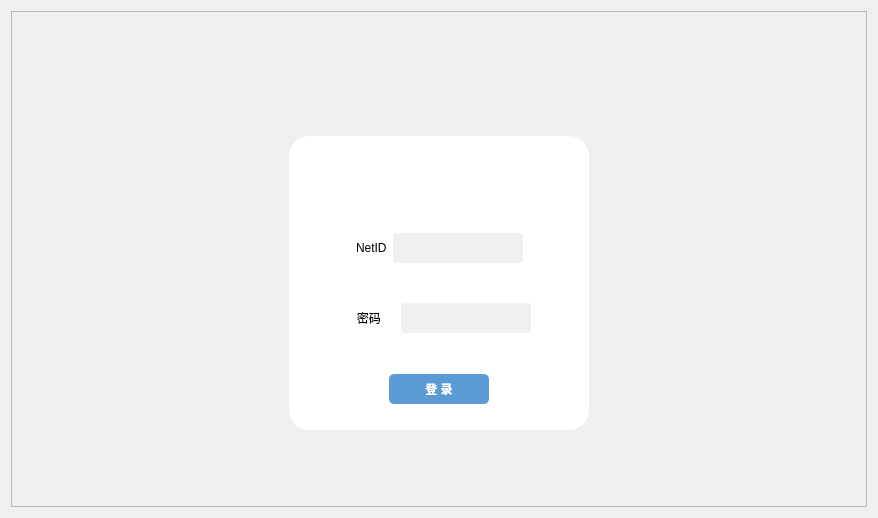
<?xml version="1.0" encoding="UTF-8"?>
<ui version="4.0">
 <class>frm_login</class>
 <widget class="QWidget" name="frm_login">
  <property name="geometry">
   <rect>
    <x>0</x>
    <y>0</y>
    <width>878</width>
    <height>518</height>
   </rect>
  </property>
  <property name="windowTitle">
   <string>登录界面</string>
  </property>
  <property name="styleSheet">
   <string notr="true"/>
  </property>
  <layout class="QVBoxLayout" name="verticalLayout_5">
   <item>
    <widget class="QFrame" name="frame">
     <property name="frameShape">
      <enum>QFrame::StyledPanel</enum>
     </property>
     <property name="frameShadow">
      <enum>QFrame::Raised</enum>
     </property>
     <layout class="QVBoxLayout" name="verticalLayout_4">
      <property name="spacing">
       <number>0</number>
      </property>
      <item>
       <widget class="QWidget" name="widget_5" native="true">
        <property name="sizePolicy">
         <sizepolicy hsizetype="Preferred" vsizetype="Fixed">
          <horstretch>0</horstretch>
          <verstretch>0</verstretch>
         </sizepolicy>
        </property>
        <layout class="QHBoxLayout" name="horizontalLayout_7">
         <item>
          <spacer name="horizontalSpacer_23">
           <property name="orientation">
            <enum>Qt::Horizontal</enum>
           </property>
           <property name="sizeType">
            <enum>QSizePolicy::Fixed</enum>
           </property>
           <property name="sizeHint" stdset="0">
            <size>
             <width>13</width>
             <height>17</height>
            </size>
           </property>
          </spacer>
         </item>
         <item>
          <widget class="QLabel" name="jwTitle_2">
           <property name="sizePolicy">
            <sizepolicy hsizetype="Preferred" vsizetype="Preferred">
             <horstretch>0</horstretch>
             <verstretch>0</verstretch>
            </sizepolicy>
           </property>
           <property name="minimumSize">
            <size>
             <width>0</width>
             <height>0</height>
            </size>
           </property>
           <property name="maximumSize">
            <size>
             <width>16777215</width>
             <height>16777215</height>
            </size>
           </property>
           <property name="font">
            <font>
             <pointsize>18</pointsize>
            </font>
           </property>
           <property name="styleSheet">
            <string notr="true"/>
           </property>
           <property name="text">
            <string/>
           </property>
          </widget>
         </item>
         <item>
          <widget class="QWidget" name="widget_8" native="true">
           <layout class="QHBoxLayout" name="horizontalLayout_10">
            <item>
             <widget class="QLabel" name="lbl_HeadPortrait">
              <property name="styleSheet">
               <string notr="true">font: 11pt &quot;Microsoft YaHei UI&quot;;</string>
              </property>
              <property name="text">
               <string/>
              </property>
             </widget>
            </item>
           </layout>
          </widget>
         </item>
        </layout>
       </widget>
      </item>
      <item>
       <widget class="QWidget" name="widget_7" native="true">
        <property name="styleSheet">
         <string notr="true">#widget_7{border-image:url(:/new/stu1/back2.png)}</string>
        </property>
        <layout class="QVBoxLayout" name="verticalLayout_3">
         <item>
          <spacer name="verticalSpacer_2">
           <property name="orientation">
            <enum>Qt::Vertical</enum>
           </property>
           <property name="sizeType">
            <enum>QSizePolicy::Preferred</enum>
           </property>
           <property name="sizeHint" stdset="0">
            <size>
             <width>20</width>
             <height>47</height>
            </size>
           </property>
          </spacer>
         </item>
         <item>
          <widget class="QWidget" name="widget_10" native="true">
           <property name="sizePolicy">
            <sizepolicy hsizetype="Preferred" vsizetype="Preferred">
             <horstretch>0</horstretch>
             <verstretch>0</verstretch>
            </sizepolicy>
           </property>
           <layout class="QHBoxLayout" name="horizontalLayout_5">
            <item>
             <spacer name="horizontalSpacer_9">
              <property name="orientation">
               <enum>Qt::Horizontal</enum>
              </property>
              <property name="sizeHint" stdset="0">
               <size>
                <width>237</width>
                <height>20</height>
               </size>
              </property>
             </spacer>
            </item>
            <item>
             <widget class="QWidget" name="widget" native="true">
              <property name="sizePolicy">
               <sizepolicy hsizetype="Preferred" vsizetype="Preferred">
                <horstretch>0</horstretch>
                <verstretch>0</verstretch>
               </sizepolicy>
              </property>
              <property name="minimumSize">
               <size>
                <width>0</width>
                <height>0</height>
               </size>
              </property>
              <property name="maximumSize">
               <size>
                <width>400</width>
                <height>300</height>
               </size>
              </property>
              <property name="styleSheet">
               <string notr="true">background-color: rgb(255, 255, 255);
border-radius: 20px; </string>
              </property>
              <layout class="QVBoxLayout" name="verticalLayout">
               <item>
                <widget class="QWidget" name="widget_9" native="true">
                 <property name="sizePolicy">
                  <sizepolicy hsizetype="Preferred" vsizetype="Preferred">
                   <horstretch>0</horstretch>
                   <verstretch>0</verstretch>
                  </sizepolicy>
                 </property>
                 <layout class="QHBoxLayout" name="horizontalLayout">
                  <item>
                   <spacer name="horizontalSpacer_7">
                    <property name="orientation">
                     <enum>Qt::Horizontal</enum>
                    </property>
                    <property name="sizeHint" stdset="0">
                     <size>
                      <width>40</width>
                      <height>20</height>
                     </size>
                    </property>
                   </spacer>
                  </item>
                  <item alignment="Qt::AlignHCenter|Qt::AlignVCenter">
                   <widget class="QLabel" name="LoginTitle">
                    <property name="styleSheet">
                     <string notr="true">font: 18pt &quot;华文琥珀&quot;;
color:rgb(91, 155, 213)
</string>
                    </property>
                    <property name="text">
                     <string/>
                    </property>
                   </widget>
                  </item>
                  <item>
                   <spacer name="horizontalSpacer_8">
                    <property name="orientation">
                     <enum>Qt::Horizontal</enum>
                    </property>
                    <property name="sizeHint" stdset="0">
                     <size>
                      <width>40</width>
                      <height>20</height>
                     </size>
                    </property>
                   </spacer>
                  </item>
                 </layout>
                </widget>
               </item>
               <item>
                <widget class="QWidget" name="widget_2" native="true">
                 <property name="sizePolicy">
                  <sizepolicy hsizetype="Preferred" vsizetype="Preferred">
                   <horstretch>0</horstretch>
                   <verstretch>0</verstretch>
                  </sizepolicy>
                 </property>
                 <layout class="QHBoxLayout" name="horizontalLayout_2">
                  <item>
                   <spacer name="horizontalSpacer">
                    <property name="orientation">
                     <enum>Qt::Horizontal</enum>
                    </property>
                    <property name="sizeHint" stdset="0">
                     <size>
                      <width>40</width>
                      <height>20</height>
                     </size>
                    </property>
                   </spacer>
                  </item>
                  <item>
                   <widget class="QLabel" name="userName">
                    <property name="sizePolicy">
                     <sizepolicy hsizetype="Preferred" vsizetype="Fixed">
                      <horstretch>0</horstretch>
                      <verstretch>0</verstretch>
                     </sizepolicy>
                    </property>
                    <property name="styleSheet">
                     <string notr="true">font: 12pt &quot;Microsoft YaHei UI&quot;;</string>
                    </property>
                    <property name="text">
                     <string>NetID</string>
                    </property>
                   </widget>
                  </item>
                  <item>
                   <widget class="QLineEdit" name="le_NetID">
                    <property name="sizePolicy">
                     <sizepolicy hsizetype="Preferred" vsizetype="Fixed">
                      <horstretch>0</horstretch>
                      <verstretch>0</verstretch>
                     </sizepolicy>
                    </property>
                    <property name="minimumSize">
                     <size>
                      <width>130</width>
                      <height>30</height>
                     </size>
                    </property>
                    <property name="maximumSize">
                     <size>
                      <width>16777215</width>
                      <height>30</height>
                     </size>
                    </property>
                    <property name="styleSheet">
                     <string notr="true">background-color: rgb(240, 240, 240);
border-radius:3px</string>
                    </property>
                   </widget>
                  </item>
                  <item>
                   <spacer name="horizontalSpacer_2">
                    <property name="orientation">
                     <enum>Qt::Horizontal</enum>
                    </property>
                    <property name="sizeHint" stdset="0">
                     <size>
                      <width>40</width>
                      <height>20</height>
                     </size>
                    </property>
                   </spacer>
                  </item>
                 </layout>
                </widget>
               </item>
               <item>
                <widget class="QWidget" name="widget_4" native="true">
                 <property name="sizePolicy">
                  <sizepolicy hsizetype="Preferred" vsizetype="Preferred">
                   <horstretch>0</horstretch>
                   <verstretch>0</verstretch>
                  </sizepolicy>
                 </property>
                 <layout class="QHBoxLayout" name="horizontalLayout_3">
                  <property name="spacing">
                   <number>6</number>
                  </property>
                  <item>
                   <spacer name="horizontalSpacer_4">
                    <property name="orientation">
                     <enum>Qt::Horizontal</enum>
                    </property>
                    <property name="sizeHint" stdset="0">
                     <size>
                      <width>40</width>
                      <height>20</height>
                     </size>
                    </property>
                   </spacer>
                  </item>
                  <item>
                   <widget class="QLabel" name="pwd">
                    <property name="sizePolicy">
                     <sizepolicy hsizetype="Fixed" vsizetype="Fixed">
                      <horstretch>0</horstretch>
                      <verstretch>0</verstretch>
                     </sizepolicy>
                    </property>
                    <property name="minimumSize">
                     <size>
                      <width>48</width>
                      <height>0</height>
                     </size>
                    </property>
                    <property name="styleSheet">
                     <string notr="true">font: 12pt &quot;Microsoft YaHei UI&quot;;</string>
                    </property>
                    <property name="text">
                     <string>   密码</string>
                    </property>
                   </widget>
                  </item>
                  <item>
                   <widget class="QLineEdit" name="le_Pwd">
                    <property name="sizePolicy">
                     <sizepolicy hsizetype="Preferred" vsizetype="Fixed">
                      <horstretch>0</horstretch>
                      <verstretch>0</verstretch>
                     </sizepolicy>
                    </property>
                    <property name="minimumSize">
                     <size>
                      <width>130</width>
                      <height>30</height>
                     </size>
                    </property>
                    <property name="maximumSize">
                     <size>
                      <width>16777215</width>
                      <height>30</height>
                     </size>
                    </property>
                    <property name="styleSheet">
                     <string notr="true">background-color: rgb(240, 240, 240);
border-radius:3px</string>
                    </property>
                    <property name="text">
                     <string extracomment="密码"/>
                    </property>
                   </widget>
                  </item>
                  <item>
                   <spacer name="horizontalSpacer_3">
                    <property name="orientation">
                     <enum>Qt::Horizontal</enum>
                    </property>
                    <property name="sizeHint" stdset="0">
                     <size>
                      <width>40</width>
                      <height>20</height>
                     </size>
                    </property>
                   </spacer>
                  </item>
                 </layout>
                </widget>
               </item>
               <item>
                <widget class="QWidget" name="widget_6" native="true">
                 <property name="sizePolicy">
                  <sizepolicy hsizetype="Preferred" vsizetype="Preferred">
                   <horstretch>0</horstretch>
                   <verstretch>0</verstretch>
                  </sizepolicy>
                 </property>
                 <layout class="QHBoxLayout" name="horizontalLayout_4">
                  <item>
                   <spacer name="horizontalSpacer_5">
                    <property name="orientation">
                     <enum>Qt::Horizontal</enum>
                    </property>
                    <property name="sizeHint" stdset="0">
                     <size>
                      <width>40</width>
                      <height>20</height>
                     </size>
                    </property>
                   </spacer>
                  </item>
                  <item>
                   <widget class="QPushButton" name="btn_Login">
                    <property name="sizePolicy">
                     <sizepolicy hsizetype="Fixed" vsizetype="Fixed">
                      <horstretch>0</horstretch>
                      <verstretch>0</verstretch>
                     </sizepolicy>
                    </property>
                    <property name="minimumSize">
                     <size>
                      <width>100</width>
                      <height>30</height>
                     </size>
                    </property>
                    <property name="cursor">
                     <cursorShape>OpenHandCursor</cursorShape>
                    </property>
                    <property name="styleSheet">
                     <string notr="true">background-color:rgb(91, 155, 213);
color:rgb(255, 255, 255);
font: 12pt &quot;幼圆&quot;;
font-weight: bold;
border-radius: 5px; </string>
                    </property>
                    <property name="text">
                     <string>登 录</string>
                    </property>
                   </widget>
                  </item>
                  <item>
                   <spacer name="horizontalSpacer_6">
                    <property name="orientation">
                     <enum>Qt::Horizontal</enum>
                    </property>
                    <property name="sizeHint" stdset="0">
                     <size>
                      <width>40</width>
                      <height>20</height>
                     </size>
                    </property>
                   </spacer>
                  </item>
                 </layout>
                </widget>
               </item>
              </layout>
             </widget>
            </item>
            <item>
             <spacer name="horizontalSpacer_10">
              <property name="orientation">
               <enum>Qt::Horizontal</enum>
              </property>
              <property name="sizeHint" stdset="0">
               <size>
                <width>237</width>
                <height>20</height>
               </size>
              </property>
             </spacer>
            </item>
           </layout>
          </widget>
         </item>
         <item>
          <spacer name="verticalSpacer">
           <property name="orientation">
            <enum>Qt::Vertical</enum>
           </property>
           <property name="sizeType">
            <enum>QSizePolicy::Preferred</enum>
           </property>
           <property name="sizeHint" stdset="0">
            <size>
             <width>20</width>
             <height>49</height>
            </size>
           </property>
          </spacer>
         </item>
        </layout>
       </widget>
      </item>
     </layout>
    </widget>
   </item>
  </layout>
 </widget>
 <resources/>
 <connections/>
</ui>
